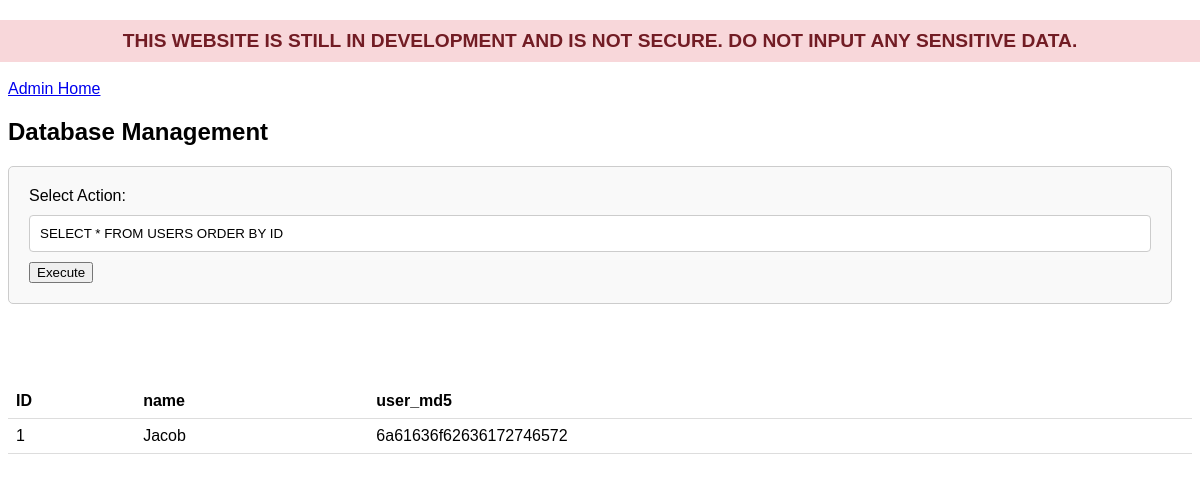
The page /admin/database on the database as committed earlier.
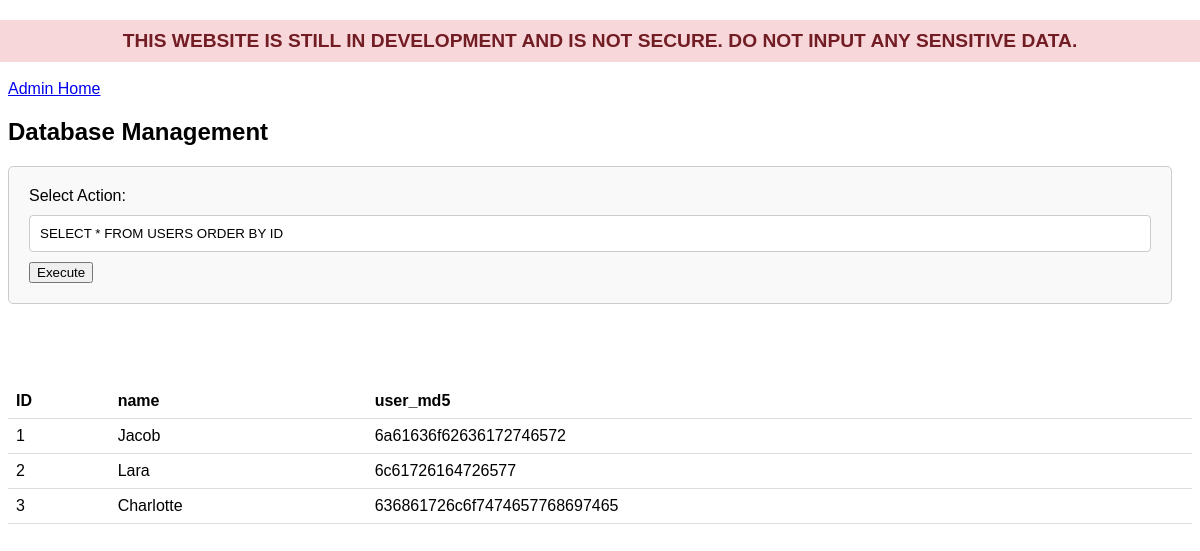
The same page on the database as committed later.
### tables this page shows
CREATE TABLE USERS (ID INTEGER PRIMARY KEY AUTOINCREMENT, name TEXT, user_md5 TEXT);

### main.py (the view, shortened to what this page needs)
@app.route("/admin/database", methods=["GET", "POST"])
def database_inline():
    query = "SELECT * FROM USERS ORDER BY ID"
    error = None
    data = []
    column_names = []
    if request.method == "POST":
        query = request.form.get("query")
    conn = get_db_connection()
    cursor = conn.cursor()
    try:
        cursor.execute(query)
        if cursor.description:
            data = cursor.fetchall()
            column_names = [description[0] for description in cursor.description]
    except sqlite3.Error as e:
        error = (f"Error executing query: {e}")
    finally:
        conn.close()
    return render_template("admin/database.html", query=query, data=data, error=error, column_names=column_names)

### main.py (called while the page is built)
def get_db_connection():
    conn = sqlite3.connect("data/database.db")
    conn.row_factory = sqlite3.Row  # Enable row factory for dict-like access
    return conn

@app.before_request
def construct_db():
    if not os.path.exists("data/database.db"):
        with open("data/database.db", "w") as db_file:
            pass  # Create an empty database file
    conn = get_db_connection()
    cursor = conn.cursor()
    cursor.execute(
        "CREATE TABLE IF NOT EXISTS USERS (ID INTEGER PRIMARY KEY AUTOINCREMENT, name TEXT, user_md5 TEXT)"
    )
    cursor.execute(
        "CREATE TABLE IF NOT EXISTS ADVANCEMENTS (ID INTEGER PRIMARY KEY AUTOINCREMENT, name TEXT, description TEXT, image TEXT)"
    )
    conn.commit()
    conn.close()

### templates/admin/database.html
<html lang="en-gb">
    {% include "admin/header.html" %}
    <body>
        <div class="content">
            <a href="/admin">Admin Home</a>
            <h2>Database Management</h2>
            <form method="POST" action="/admin/database" class="db-form">
                <label for="action">Select Action:</label>
                <input name="query" type="text" value="{{query}}" required>
                <button type="submit">Execute</button>
            </form>
            {% if error != None %}
                <p class="error">{{ error }}</p>
            {% else %}
                <table class="db-table">
                    <thead>
                        <tr>
                            {% if column_names %}
                                {% for name in column_names %}
                                    <th>{{ name }}</th>
                                {% endfor %}
                            {% endif %}
                        </tr>
                    </thead>
                    <tbody>
                        {% for row in data %}
                            <tr>
                                {% for item in row %}
                                    <td>{{ item }}</td>
                                {% endfor %}
                            </tr>
                        {% endfor %}
                    </tbody>
                </table>
            {% endif %}
        </div>
    </body>
</html>

Rows that differ between the two databases and show on the page:
added USERS: row "2", name "Lara", user_md5 "6c61726164726577"
added USERS: row "3", name "Charlotte", user_md5 "636861726c6f7474657768697465"
